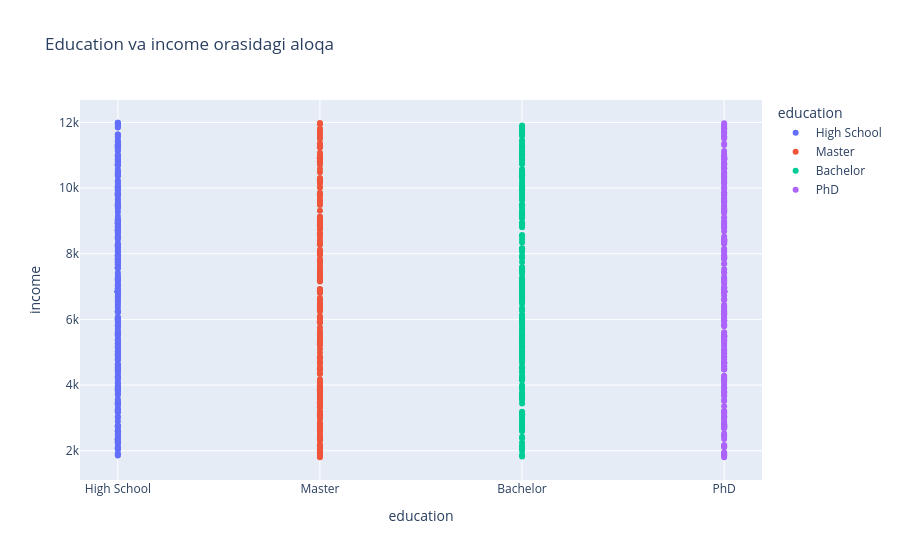

The notebook cell this image was saved under:
### Code cell
import plotly.express as px

chart = px.scatter(
    df,
    x='education',
    y='income',
    color='education',
    hover_data=['education', 'income'],
    title='Education va income orasidagi aloqa'
)

chart.show()

### Figure 1 — Plotly figure (JSON) as saved in the notebook; plotly's stock layout.template omitted (floating-point values rounded to 4 significant figures; data arrays with more than 128 entries replaced by an {"elided": "..."} marker saying what was removed)
{"data": [{"hovertemplate": "education=%{x}<br>income=%{y}<extra></extra>", "legendgroup": "High School", "marker": {"color": "#636efa", "symbol": "circle"}, "mode": "markers", "name": "High School", "orientation": "v", "showlegend": true, "type": "scatter", "x": {"elided": "312 str values"}, "xaxis": "x", "y": {"elided": "312 float values"}, "yaxis": "y"}, {"hovertemplate": "education=%{x}<br>income=%{y}<extra></extra>", "legendgroup": "Master", "marker": {"color": "#EF553B", "symbol": "circle"}, "mode": "markers", "name": "Master", "orientation": "v", "showlegend": true, "type": "scatter", "x": {"elided": "235 str values"}, "xaxis": "x", "y": {"elided": "235 float values"}, "yaxis": "y"}, {"hovertemplate": "education=%{x}<br>income=%{y}<extra></extra>", "legendgroup": "Bachelor", "marker": {"color": "#00cc96", "symbol": "circle"}, "mode": "markers", "name": "Bachelor", "orientation": "v", "showlegend": true, "type": "scatter", "x": {"elided": "220 str values"}, "xaxis": "x", "y": {"elided": "220 float values"}, "yaxis": "y"}, {"hovertemplate": "education=%{x}<br>income=%{y}<extra></extra>", "legendgroup": "PhD", "marker": {"color": "#ab63fa", "symbol": "circle"}, "mode": "markers", "name": "PhD", "orientation": "v", "showlegend": true, "type": "scatter", "x": {"elided": "233 str values"}, "xaxis": "x", "y": {"elided": "233 float values"}, "yaxis": "y"}], "layout": {"legend": {"title": {"text": "education"}, "tracegroupgap": 0}, "title": {"text": "Education va income orasidagi aloqa"}, "xaxis": {"anchor": "y", "categoryarray": ["High School", "Master", "Bachelor", "PhD"], "categoryorder": "array", "domain": [0, 1], "title": {"text": "education"}}, "yaxis": {"anchor": "x", "domain": [0, 1], "title": {"text": "income"}}}}
